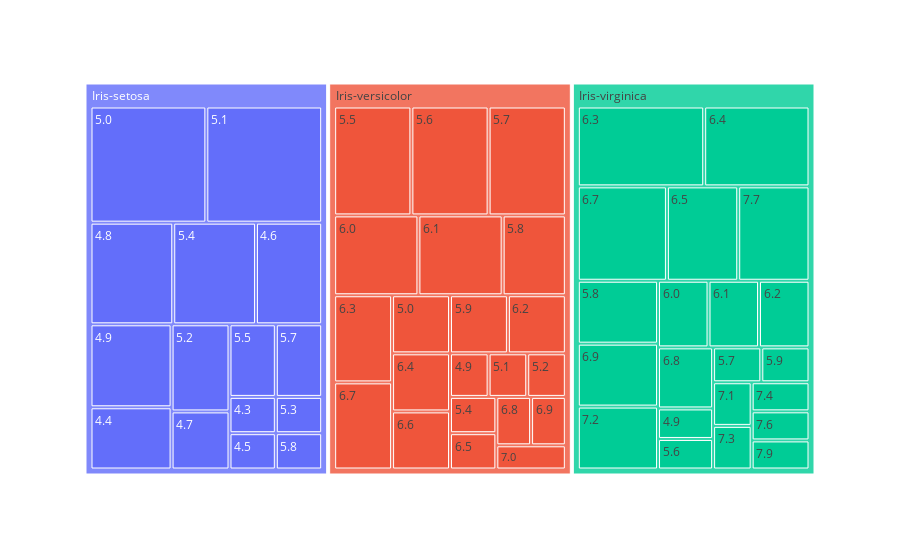

Notebook code for this chart:
### Code cell
grafico_classe_cdp

### Figure 1 — Plotly figure (JSON) as saved in the notebook; plotly's stock layout.template omitted (floating-point values rounded to 4 significant figures)
{"data": [{"branchvalues": "total", "domain": {"x": [0, 1], "y": [0, 1]}, "hovertemplate": "labels=%{label}<br>count=%{value}<br>parent=%{parent}<br>id=%{id}<extra></extra>", "ids": ["Iris-setosa/4.3", "Iris-setosa/4.4", "Iris-setosa/4.5", "Iris-setosa/4.6", "Iris-setosa/4.7", "Iris-setosa/4.8", "Iris-setosa/4.9", "Iris-versicolor/4.9", "Iris-virginica/4.9", "Iris-setosa/5.0", "Iris-versicolor/5.0", "Iris-setosa/5.1", "Iris-versicolor/5.1", "Iris-setosa/5.2", "Iris-versicolor/5.2", "Iris-setosa/5.3", "Iris-setosa/5.4", "Iris-versicolor/5.4", "Iris-setosa/5.5", "Iris-versicolor/5.5", "Iris-versicolor/5.6", "Iris-virginica/5.6", "Iris-setosa/5.7", "Iris-versicolor/5.7", "Iris-virginica/5.7", "Iris-setosa/5.8", "Iris-versicolor/5.8", "Iris-virginica/5.8", "Iris-versicolor/5.9", "Iris-virginica/5.9", "Iris-versicolor/6.0", "Iris-virginica/6.0", "Iris-versicolor/6.1", "Iris-virginica/6.1", "Iris-versicolor/6.2", "Iris-virginica/6.2", "Iris-versicolor/6.3", "Iris-virginica/6.3", "Iris-versicolor/6.4", "Iris-virginica/6.4", "Iris-versicolor/6.5", "Iris-virginica/6.5", "Iris-versicolor/6.6", "Iris-versicolor/6.7", "Iris-virginica/6.7", "Iris-versicolor/6.8", "Iris-virginica/6.8", "Iris-versicolor/6.9", "Iris-virginica/6.9", "Iris-versicolor/7.0", "Iris-virginica/7.1", "Iris-virginica/7.2", "Iris-virginica/7.3", "Iris-virginica/7.4", "Iris-virginica/7.6", "Iris-virginica/7.7", "Iris-virginica/7.9", "Iris-setosa", "Iris-versicolor", "Iris-virginica"], "labels": ["4.3", "4.4", "4.5", "4.6", "4.7", "4.8", "4.9", "4.9", "4.9", "5.0", "5.0", "5.1", "5.1", "5.2", "5.2", "5.3", "5.4", "5.4", "5.5", "5.5", "5.6", "5.6", "5.7", "5.7", "5.7", "5.8", "5.8", "5.8", "5.9", "5.9", "6.0", "6.0", "6.1", "6.1", "6.2", "6.2", "6.3", "6.3", "6.4", "6.4", "6.5", "6.5", "6.6", "6.7", "6.7", "6.8", "6.8", "6.9", "6.9", "7.0", "7.1", "7.2", "7.3", "7.4", "7.6", "7.7", "7.9", "Iris-setosa", "Iris-versicolor", "Iris-virginica"], "name": "", "parents": ["Iris-setosa", "Iris-setosa", "Iris-setosa", "Iris-setosa", "Iris-setosa", "Iris-setosa", "Iris-setosa", "Iris-versicolor", "Iris-virginica", "Iris-setosa", "Iris-versicolor", "Iris-setosa", "Iris-versicolor", "Iris-setosa", "Iris-versicolor", "Iris-setosa", "Iris-setosa", "Iris-versicolor", "Iris-setosa", "Iris-versicolor", "Iris-versicolor", "Iris-virginica", "Iris-setosa", "Iris-versicolor", "Iris-virginica", "Iris-setosa", "Iris-versicolor", "Iris-virginica", "Iris-versicolor", "Iris-virginica", "Iris-versicolor", "Iris-virginica", "Iris-versicolor", "Iris-virginica", "Iris-versicolor", "Iris-virginica", "Iris-versicolor", "Iris-virginica", "Iris-versicolor", "Iris-virginica", "Iris-versicolor", "Iris-virginica", "Iris-versicolor", "Iris-versicolor", "Iris-virginica", "Iris-versicolor", "Iris-virginica", "Iris-versicolor", "Iris-virginica", "Iris-versicolor", "Iris-virginica", "Iris-virginica", "Iris-virginica", "Iris-virginica", "Iris-virginica", "Iris-virginica", "Iris-virginica", "", "", ""], "type": "treemap", "values": [1, 3, 1, 4, 2, 5, 4, 1, 1, 8, 2, 8, 1, 3, 1, 1, 5, 1, 2, 5, 5, 1, 2, 5, 1, 1, 3, 3, 2, 1, 4, 2, 4, 2, 2, 2, 3, 6, 2, 5, 1, 4, 2, 3, 5, 1, 2, 1, 3, 1, 1, 3, 1, 1, 1, 4, 1, 50, 50, 50]}], "layout": {"legend": {"tracegroupgap": 0}, "margin": {"t": 60}}}
